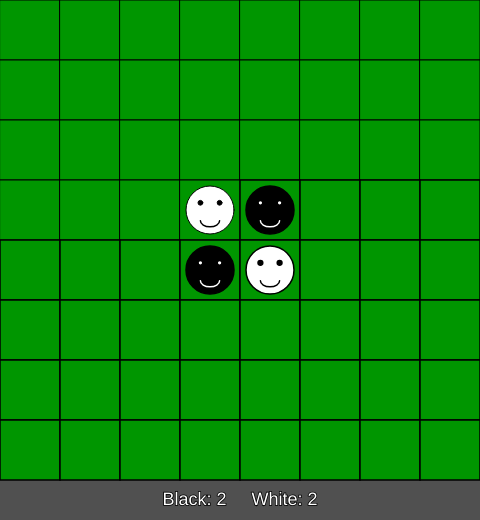
Frame 1 (no input)
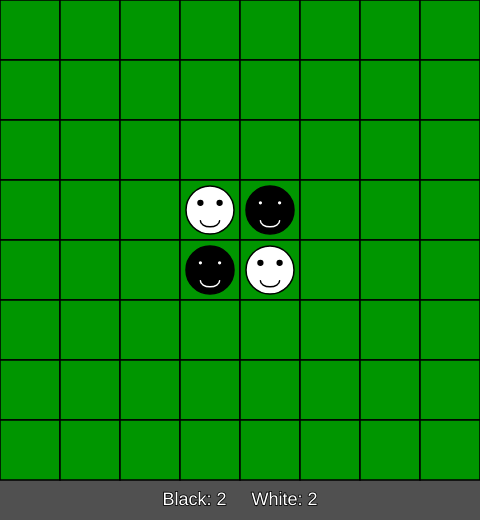
Frame 60 (no input)
Frame 120 (the mouse pressed at the canvas centre since frame 60): identical to frame 60, image omitted

The p5.js sketch that drew these frames (run headless with seeded random() and noise() and a simulated clock; from frame 60 on, the mouse is pressed at the canvas centre):

// p5.js sketch
// ── sketch.js
let board = [];
let currentPlayer = 1;
let cellSize = 60;
let blackScore = 2;
let whiteScore = 2;

function setup() {
  createCanvas(480, 520);
  textAlign(CENTER, CENTER);
  textSize(18);

  for (let i = 0; i < 8; i++) {
    board[i] = Array(8).fill(0);
  }
  board[3][3] = -1;
  board[3][4] = 1;
  board[4][3] = 1;
  board[4][4] = -1;
}

function draw() {
  background(80);
  drawBoard();
  updateScore();
  drawScore();

  if (currentPlayer === -1) {
    let bestMove = getBestMove(-1);
    if (bestMove) {
      placeDisk(bestMove.x, bestMove.y, -1);
      currentPlayer = 1;
    }
  }
}

function drawBoard() {
  for (let y = 0; y < 8; y++) {
    for (let x = 0; x < 8; x++) {
      stroke(0);
      fill(0, 150, 0);
      rect(x * cellSize, y * cellSize, cellSize, cellSize);

      if (board[x][y] !== 0) {
        drawDiskWithFace(x, y, board[x][y]);
      }
    }
  }
}

function drawDiskWithFace(x, y, player) {
  const cx = x * cellSize + cellSize / 2;
  const cy = y * cellSize + cellSize / 2;
  const r = cellSize * 0.8;

  // Disk
  fill(player === 1 ? 0 : 255);
  stroke(0);
  ellipse(cx, cy, r);

  // Face
  const eyeOffsetX = r * 0.2;
  const eyeOffsetY = r * 0.15;
  const eyeSize = r * 0.1;
  fill(player === 1 ? 255 : 0); // eyes contrast with disk

  ellipse(cx - eyeOffsetX, cy - eyeOffsetY, eyeSize);
  ellipse(cx + eyeOffsetX, cy - eyeOffsetY, eyeSize);

  // Smile
  noFill();
  stroke(player === 1 ? 255 : 0);
  strokeWeight(1.5);
  arc(cx, cy + eyeOffsetY * 1.5, r * 0.4, r * 0.25, 0, PI);
}

function mousePressed() {
  if (currentPlayer !== 1) return;

  let x = floor(mouseX / cellSize);
  let y = floor(mouseY / cellSize);

  if (x >= 0 && x < 8 && y >= 0 && y < 8 && board[x][y] === 0) {
    if (placeDisk(x, y, currentPlayer)) {
      currentPlayer = -1;
    }
  }
}

function placeDisk(x, y, player) {
  let flipped = getFlips(x, y, player);
  if (flipped.length > 0) {
    board[x][y] = player;
    for (let [i, j] of flipped) {
      board[i][j] = player;
    }
    return true;
  }
  return false;
}

function getFlips(x, y, player) {
  if (board[x][y] !== 0) return [];

  let directions = [
    [-1, -1], [0, -1], [1, -1],
    [-1, 0], [1, 0],
    [-1, 1], [0, 1], [1, 1],
  ];

  let flipped = [];

  for (let [dx, dy] of directions) {
    let i = x + dx;
    let j = y + dy;
    let path = [];

    while (i >= 0 && i < 8 && j >= 0 && j < 8 && board[i][j] === -player) {
      path.push([i, j]);
      i += dx;
      j += dy;
    }

    if (i >= 0 && i < 8 && j >= 0 && j < 8 && board[i][j] === player && path.length > 0) {
      flipped = flipped.concat(path);
    }
  }

  return flipped;
}

function getBestMove(player) {
  let bestMove = null;
  let maxFlips = 0;

  for (let x = 0; x < 8; x++) {
    for (let y = 0; y < 8; y++) {
      let flips = getFlips(x, y, player);
      if (flips.length > maxFlips) {
        maxFlips = flips.length;
        bestMove = { x, y };
      }
    }
  }

  return bestMove;
}

function updateScore() {
  blackScore = 0;
  whiteScore = 0;
  for (let x = 0; x < 8; x++) {
    for (let y = 0; y < 8; y++) {
      if (board[x][y] === 1) blackScore++;
      else if (board[x][y] === -1) whiteScore++;
    }
  }
}

function drawScore() {
  fill(255);
  textSize(18);
  text(`Black: ${blackScore}     White: ${whiteScore}`, width / 2, height - 20);
}
